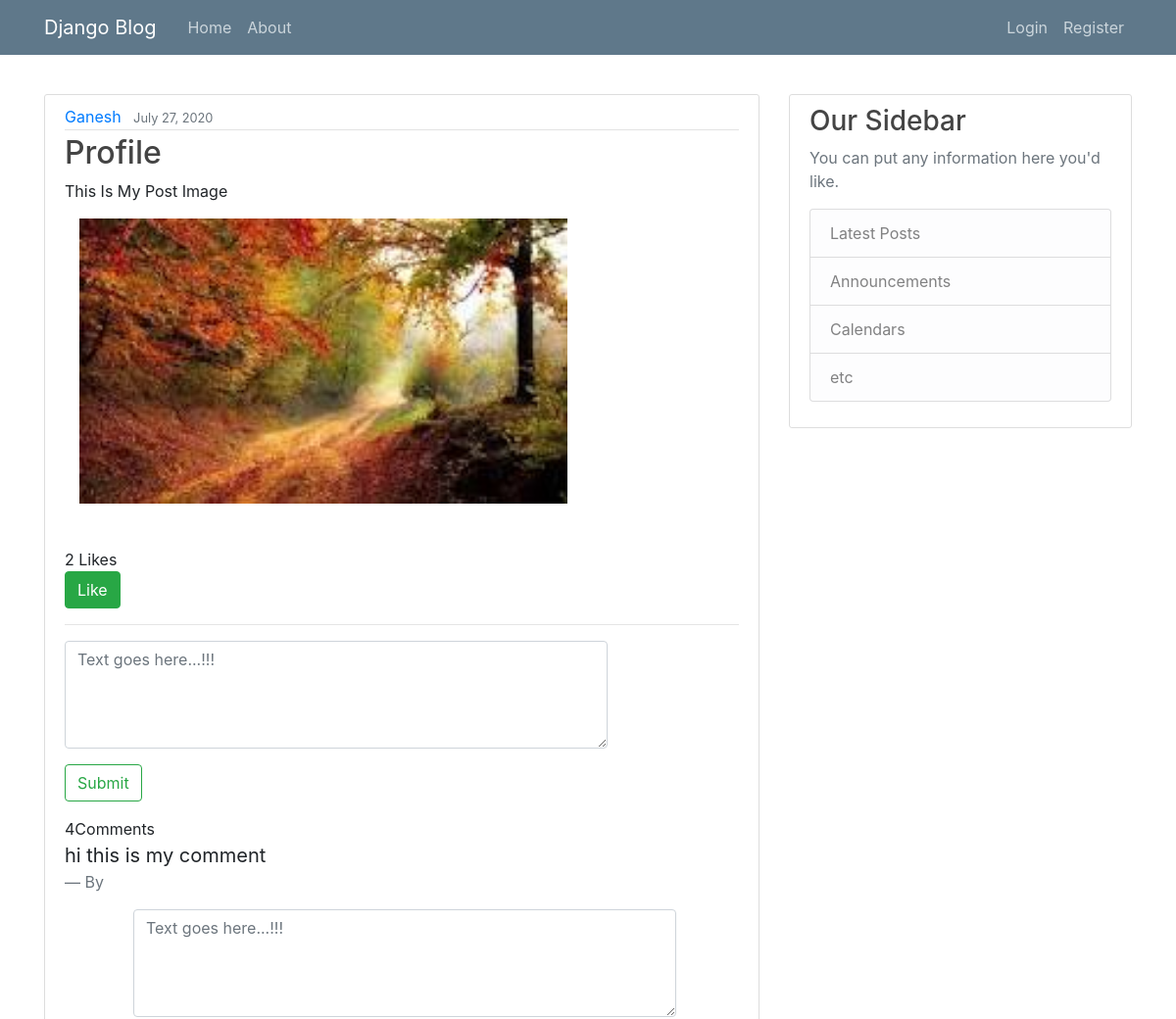
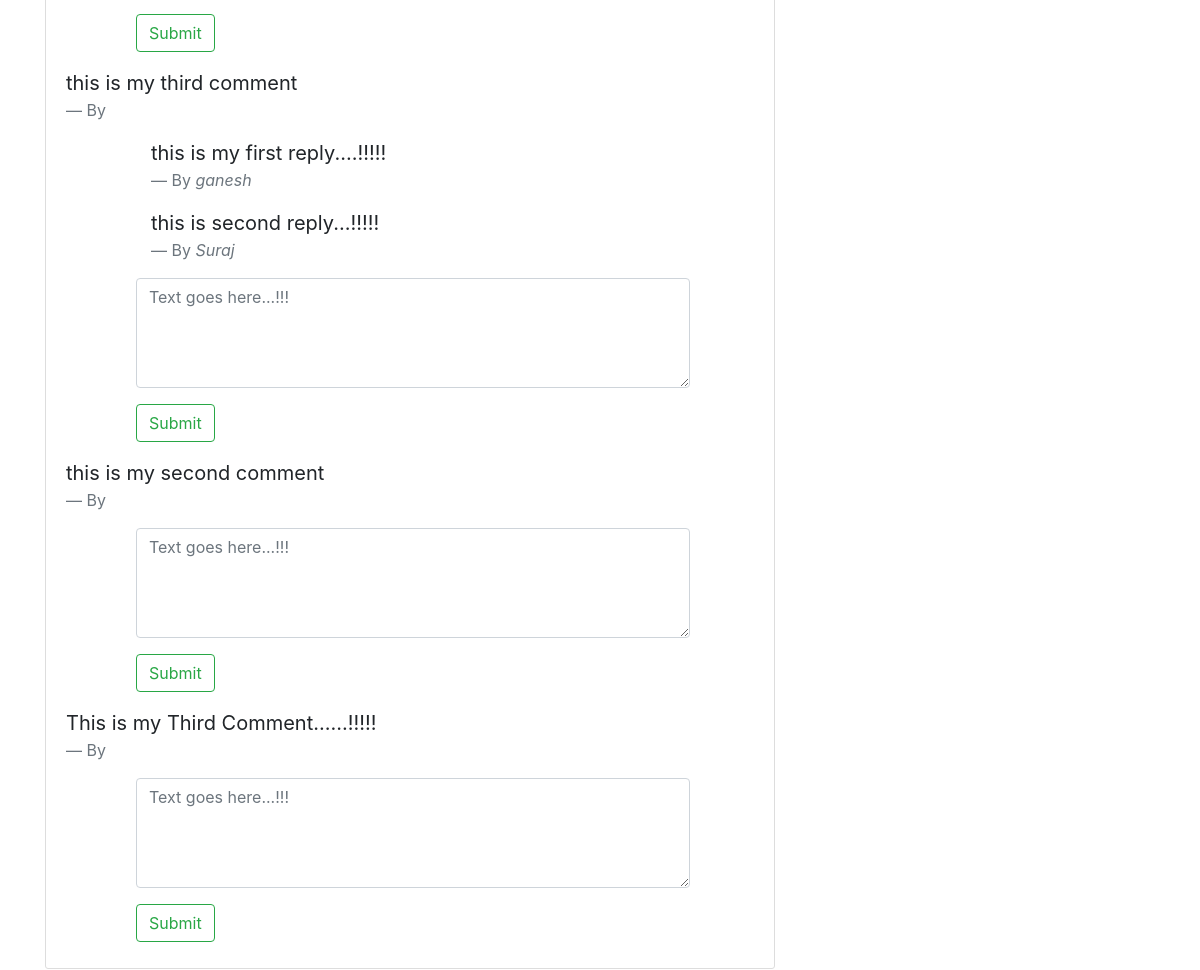
/detail/3, run on the app's committed database (2 pictures, top to bottom).
### Blog/models.py (models this page shows, shortened)
class Post(models.Model):
     title= models.CharField(max_length=100)
     content= models.TextField()
     date_posted= models.DateTimeField(default=timezone.now)
     author= models.ForeignKey(User,on_delete=models.CASCADE)
     image = models.ImageField(upload_to='images/')
     likes = models.ManyToManyField(User,related_name='likes',blank=True)
     def total_likes(self):
          return self.likes.count()

class Comments(models.Model):
     post=models.ForeignKey(Post,on_delete=models.CASCADE)
     user = models.ForeignKey(User,on_delete=models.CASCADE)
     content=models.TextField()
     timestamp=models.DateTimeField(auto_now_add=True)
     reply= models.ForeignKey('comments',null='True',related_name='replies',on_delete=models.CASCADE)

### Blog/views.py (the view)
# urls.py: path('detail/<int:id>', views.Post_Detail_View,name='post_detail')
def Post_Detail_View(request,id):
    posts=Post.objects.get(id=id)
    comments=Comments.objects.filter(post=posts,reply=None).order_by('-id')
    is_liked = False
    if posts.likes.filter(id=request.user.id).exists():
        is_liked=True
    if request.method=='POST':
        comment_form=CommentsForm(request.POST or None)
        if comment_form.is_valid():
            content=request.POST.get('content')
            reply_id=request.POST.get('comment_id')
            comment_qs=None
            if reply_id:
                comment_qs=Comments.objects.get(id=reply_id)
            comment=Comments.objects.create(post=posts,user=request.user,content=content,reply=comment_qs)
            comment.save()
            return redirect('blog-name')
    else :
        comment_form=CommentsForm()
    return render(request,'blog/postdetail.html',{'posts':posts,'is_liked':is_liked,
                                                  'total_likes':posts.total_likes,
                                                  'comments':comments,
                                                  'comment_form':comment_form})

### Blog/forms.py
class CommentsForm(forms.ModelForm):
    content=forms.CharField(label="",widget=forms.Textarea(attrs={'class':'form-control',
                                                         'placeholder':'Text goes here...!!!' ,
                                                         'rows':4,'cols':'50'}))
    class Meta:
        model=Comments
        fields=['content']

### Blog/templates/blog/postdetail.html (shortened to what this page needs)
{%extends 'blog/base.html'%}
{%load crispy_forms_tags%}
     {% block content %}
            <article class="media content-section">
              <div class="media-body">
                <div class="article-metadata">
                  <a class="mr-2" href="#">{{ posts.author|title }}</a>
                  <small class="text-muted">{{ posts.date_posted|date:"F d, Y"}}</small>
                </div>
                <h2><a class="article-title" href="#">{{ posts.title|title }}</a></h2>
                  <p class="article-content">{{ posts.content|title }}</p>
                  {%if posts.image.url %}
                       <div class="col-md-4">
                         <img src="{{ posts.image.url }}" class="img-responsive"
                              style="width: 250%; float: left; margin-right: 50px;" />
                      </div>
                  {%endif%}
                       <br><br><br><br>
                       <br><br><br><br>
                       <br><br><br><br>
                       <br><br>
                       {{ total_likes }} Like{{total_likes|pluralize}}
                      <form action="{% url 'like_post'%}" method="post">
                          {%if is_liked%}
                              <button type="submit" name="post_id" value="{{posts.id}}"
                                      class="btn btn-danger">DisLike
                              </button>
                          {%else%}
                              <button type="submit" name="post_id" value="{{posts.id}}"
                                      class="btn btn-success">Like
                              </button>
                          {%endif%}
                      </form>
                      <hr>
                          <div class="main-comments-sections">
                              <div class="container-fluid mt-2">
                                  <div class="form-group row">
                                       <form method="POST" enctype="multipart/form-data">
                                          {{comment_form|crispy}}
                                          <input type="submit" value="Submit" class="btn btn-outline-success" >
                                       </form>
                                  </div>
                              </div>
                              {{comments.count}}Comment{{comments|pluralize}}
                              {% for comment in comments%}
                                      <blockquote class="blockquote">
                                          <p class="mb-0">{{comment.content}}</p>
                                          <footer class="blockquote-footer">By <cite title="Source Title">{{user.username}}</cite></footer>
                                      </blockquote>
                                      <div class="replied-comments container mt-2">
                                          {% for reply in comment.replies.all %}
                                              <blockquote class="blockquote">
                                                  <p class="mb-0">{{reply.content}}</p>
                                                  <footer class="blockquote-footer">By <cite title="Source Title">{{reply.user}}</cite></footer>
                                              </blockquote>
                                          {% endfor %}
                                          <div class="form-group row">
                                              <form method="POST" enctype="multipart/form-data">
                                                  {{comment_form|crispy}}
                                                  <input type="submit" value="Submit" class="btn btn-outline-success" >
                                              </form>
                                          </div>
                                      </div>
                                  {% endfor %}
                          </div>
              </div>
            </article>
     {% endblock %}

### Blog/templates/blog/base.html (shortened to what this page needs)
<!DOCTYPE html>
{% load static %}
<html lang="en">
<head>
        <link rel="stylesheet" href="https://stackpath.bootstrapcdn.com/bootstrap/4.3.1/css/bootstrap.min.css">
        <link rel="stylesheet" type="text/css" href="{% static 'blog/main.css'%}">
</head>
<body>
    <header class="site-header">
      <nav class="navbar navbar-expand-md navbar-dark bg-steel fixed-top">
        <div class="container">
          <a class="navbar-brand mr-4" href="{% url 'blog-name' %}">Django Blog</a>
          <div class="collapse navbar-collapse" id="navbarToggle">
            <div class="navbar-nav mr-auto">
              <a class="nav-item nav-link" href="{% url 'blog-name' %}">Home</a>
              <a class="nav-item nav-link" href="{% url 'blog-about' %}">About</a>
            </div>
            <div class="navbar-nav">
                {% if user.is_authenticated%}
                <a class="nav-item nav-link" href="{% url 'PostFormView'%}">Create</a>
                <a class="nav-item nav-link" href="{% url 'logout'%}">Logout</a>
                <a class="nav-item nav-link" href="{% url 'profile'%}">Profile</a>
                {% else %}
                  <a class="nav-item nav-link" href="{% url 'login'%}">Login</a>
                  <a class="nav-item nav-link" href="{% url 'register'%}">Register</a>
                {% endif %}
            </div>
          </div>
        </div>
      </nav>
    </header>
    <br>
    <br>
    <br>
    <br>
    <main role="main" class="container">
      <div class="row">
        <div class="col-md-8">
          {% block content %}{% endblock %}
        </div>
        <div class="col-md-4">
          <div class="content-section">
            <h3>Our Sidebar</h3>
            <p class='text-muted'>You can put any information here you'd like.
              <ul class="list-group">
                <li class="list-group-item list-group-item-light">Latest Posts</li>
                <li class="list-group-item list-group-item-light">Announcements</li>
                <li class="list-group-item list-group-item-light">Calendars</li>
                <li class="list-group-item list-group-item-light">etc</li>
              </ul>
             </p>
          </div>
        </div>
      </div>
    </main>
</body>
</html>

### Blog/static/blog/main.css (style rules this page uses)
h1, h2, h3, h4, h5, h6 { color: #444444; }
ul { margin: 0; }
.bg-steel { background-color: #5f788a; }
.site-header .navbar-nav .nav-link { color: #cbd5db; }
.content-section { background: #ffffff; padding: 10px 20px; border: 1px solid #dddddd; border-radius: 3px; margin-bottom: 20px; }
.article-title { color: #444444; }
.article-content { white-space: pre-line; }
.article-metadata { padding-bottom: 1px; margin-bottom: 4px; border-bottom: 1px solid #e3e3e3 }

### Blog/templates/blog/postdetail.html (style rules this page uses)
.replied-comments { margin-left:70px; }

### data on the page
Post: author "Ganesh", date_posted "July 27, 2020", title "Profile", content "This Is My Post Image", image (picture), id "2"
Comments: content "hi this is my comment"
Comments: content "this is my third comment"
Comments: content "this is my first reply....!!!!!", user "ganesh"
Comments: content "this is second reply...!!!!!", user "Suraj"
Comments: content "this is my second comment"
Comments: content "This is my Third Comment......!!!!!"

### other printed values
{{ comments.count }} "4"
